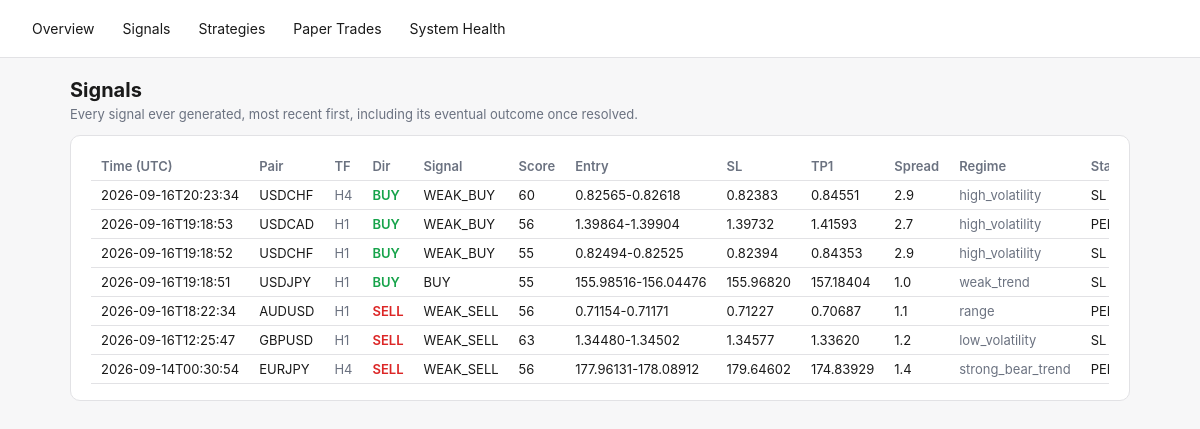
The page /signals on the database as committed earlier.
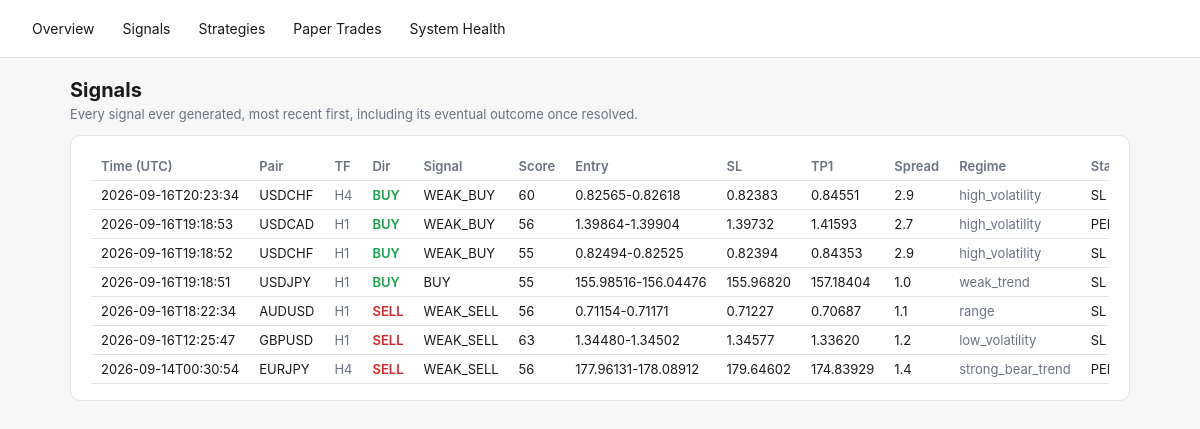
The same page on the database as committed later.
### tables this page shows
CREATE TABLE signal_outcomes (
    signal_id TEXT PRIMARY KEY REFERENCES signals(id),
    resolved_at TEXT,
    outcome TEXT,          -- TP | SL | EXPIRED | INVALIDATED
    exit_price REAL,
    pnl_r REAL
);

CREATE TABLE signals (
    id TEXT PRIMARY KEY,
    pair TEXT NOT NULL,
    direction TEXT NOT NULL,
    overall_signal TEXT NOT NULL,
    score REAL NOT NULL,
    entry_low REAL, entry_high REAL, stop_loss REAL,
    take_profit_1 REAL, take_profit_2 REAL,
    spread_pips REAL,
    regime TEXT,
    strategies_agree_json TEXT,
    reason TEXT,
    status TEXT NOT NULL DEFAULT 'PENDING',
    created_at TEXT NOT NULL
, timeframe TEXT NOT NULL DEFAULT 'H4');

### fx_engine/dashboard.py (the view)
    @app.route("/signals")
    def signals_page():
        return render_template("signals.html", signals=get_db().recent_signals(limit=200))

### fx_engine/db.py (called while the page is built)
    @contextmanager
    def _conn(self):
        conn = sqlite3.connect(self.path)
        conn.row_factory = sqlite3.Row
        try:
            yield conn
            conn.commit()
        finally:
            conn.close()

    def recent_signals(self, limit: int = 50) -> list[dict]:
        with self._conn() as conn:
            rows = conn.execute(
                """SELECT s.*, o.outcome, o.pnl_r AS outcome_pnl_r, o.exit_price AS outcome_exit_price
                   FROM signals s LEFT JOIN signal_outcomes o ON o.signal_id = s.id
                   ORDER BY s.created_at DESC LIMIT ?""",
                (limit,),
            ).fetchall()
        return [dict(r) for r in rows]

### fx_engine/templates/signals.html (shortened to what this page needs)
{% extends "base.html" %}
{% block content %}
<h1>Signals</h1>
<p class="lede">Every signal ever generated, most recent first, including its eventual outcome once resolved.</p>
<div class="card">
  <div class="overflow">
  <table>
    <tr>
      <th>Time (UTC)</th><th>Pair</th><th>TF</th><th>Dir</th><th>Signal</th><th>Score</th><th>Entry</th>
      <th>SL</th><th>TP1</th><th>Spread</th><th>Regime</th><th>Status</th><th>Outcome</th><th>Outcome R</th><th>Reason</th>
    </tr>
    {% for s in signals %}
    <tr>
      <td>{{ s.created_at[:19] }}</td>
      <td>{{ s.pair }}</td>
      <td class="muted">{{ s.timeframe or "H4" }}</td>
      <td class="{{ 'buy' if s.direction=='BUY' else 'sell' }}">{{ s.direction }}</td>
      <td>{{ s.overall_signal }}</td>
      <td>{{ "%.0f"|format(s.score) }}</td>
      <td>{{ "%.5f-%.5f"|format(s.entry_low, s.entry_high) if s.entry_low is not none else "-" }}</td>
      <td>{{ "%.5f"|format(s.stop_loss) if s.stop_loss is not none else "-" }}</td>
      <td>{{ "%.5f"|format(s.take_profit_1) if s.take_profit_1 is not none else "-" }}</td>
      <td>{{ "%.1f"|format(s.spread_pips) if s.spread_pips is not none else "-" }}</td>
      <td class="muted">{{ s.regime or "-" }}</td>
      <td>{{ s.status }}</td>
    </tr>
    {% else %}
    <tr><td colspan="15" class="muted">No signals yet.</td></tr>
    {% endfor %}
  </table>
  </div>
</div>
{% endblock %}

### fx_engine/templates/base.html (shortened to what this page needs)
<!doctype html>
<html lang="en">
<head>
</head>
<body>
<nav>
  <a href="{{ url_for('overview') }}">Overview</a>
  <a href="{{ url_for('signals_page') }}">Signals</a>
  <a href="{{ url_for('strategies_page') }}">Strategies</a>
  <a href="{{ url_for('paper_trades_page') }}">Paper Trades</a>
  <a href="{{ url_for('health_page') }}">System Health</a>
</nav>
<main>
{% block content %}{% endblock %}
</main>
</body>
</html>

### fx_engine/templates/base.html (style rules this page uses)
:root { --bg:#f7f7f8; --fg:#1a1a1a; --card:#ffffff; --border:#e2e2e5; --accent:#2563eb; --green:#16a34a; --red:#dc2626; --amber:#d97706; --muted:#6b7280; }
* { box-sizing: border-box; }
body { margin:0; font-family:-apple-system,BlinkMacSystemFont,"Segoe UI",sans-serif; background:var(--bg); color:var(--fg); }
nav { display:flex; gap:4px; padding:12px 20px; border-bottom:1px solid var(--border); background:var(--card); flex-wrap:wrap; }
nav a { color:var(--fg); text-decoration:none; padding:8px 12px; border-radius:6px; font-size:14px; }
main { padding:20px; max-width:1100px; margin:0 auto; }
.card { background:var(--card); border:1px solid var(--border); border-radius:10px; padding:16px 20px; margin-bottom:16px; }
table { width:100%; border-collapse:collapse; font-size:13px; }
th, td { text-align:left; padding:6px 10px; border-bottom:1px solid var(--border); white-space:nowrap; }
th { color:var(--muted); font-weight:600; }
.buy { color:var(--green); font-weight:600; }
.sell { color:var(--red); font-weight:600; }
.muted { color:var(--muted); }
h1 { font-size:20px; margin:0 0 4px; }
p.lede { color:var(--muted); font-size:13px; margin-top:0; }
.overflow { overflow-x:auto; }

Rows that differ between the two databases and show on the page:
no longer on one of the page's lists (row edited): signals: created_at "2026-09-16T18:22:34", pair "AUDUSD", timeframe "H1", direction "SELL", overall_signal "WEAK_SELL", score "56", entry_low+entry_high "0.71154-0.71171", stop_loss "0.71227", take_profit_1 "0.70687", spread_pips "1.1", regime "range", status "PENDING"
added signal_outcomes: created_at "2026-09-16T18:22:34", pair "AUDUSD", timeframe "H1", direction "SELL", overall_signal "WEAK_SELL", {{ "%.0f"|format(s.score) }} "56", signals.entry_low+entry_high "0.71154-0.71171", {{ "%.5f"|format(s.stop_loss) if s.stop_loss is not none else "-" }} "0.71227", {{ "%.5f"|format(s.take_profit_1) if s.take_profit_1 is not none else "-" }} "0.70687", {{ "%.1f"|format(s.spread_pips) if s.spread_pips is not none else "-" }} "1.1", regime "range", status "SL"
